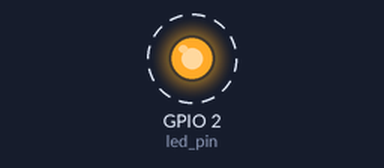
Recording of a sketch running on a simulated ESP32. Shown: output pins drawn as LEDs (lit = HIGH). Dashed ring = blinking.

Above: at 0.2 s.
Timing chart, 0 to 3.0 s (numbered marks = the images above):
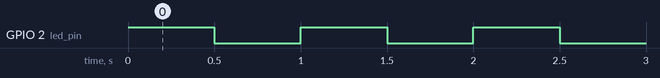

Measured:
- by itself, GPIO 2 (led_pin): alternates HIGH for 0.50 s and LOW for 0.50 s

The sketch:

FreeRTOS_Blinky.ino
```cpp
// (licence header left out)
// We want to use only core 1 for this example exercise
// CONFIG_FREERTOS_UNICORE is defined in sdkconfig.h

#if CONFIG_FREERTOS_UNICORE
static const BaseType_t app_cpu = 0;
#else
static const BaseType_t app_cpu = 1;
#endif

// pin to be used
static const int led_pin = LED_BUILTIN;

// task: blink a (built in) led
void toggleLed(void *param) {
  while(1) {
    digitalWrite(led_pin, HIGH);

    // FreeRTOS default defines the tick period to 1ms (portTICK_PERIOD_MS == 1)
    // vTaskDelay expects number of ticks, not ms. Divide desired number of ticks
    // by tick period (i.e. we wat our delay to be 500ms)
    vTaskDelay(500 / portTICK_PERIOD_MS);
    digitalWrite(led_pin, LOW);
    vTaskDelay(500 / portTICK_PERIOD_MS);
  }
}

// setup() and loop() run as their own tasks with priority one on core one on the
// ESP32. Thus they might override other tasks we create if they have lower priority
void setup() {
  pinMode(led_pin, OUTPUT);
  xTaskCreatePinnedToCore(
    toggleLed,
    "Toggle LED",   // task name
    1024,           // stack size for this task, minimum stack size is defined in
                    // FreeRTOSConfig.h (min stack size is size needed for empty task
                    // + overhead that the task scheduler needs)
    NULL,           // parameter to task
    1,              // task priority -> higher #, higher priority
    NULL,           // task handle
    app_cpu);       // run task on one core (ESP32)

  // if this was vanilla FreeRTOS, we'd have to cakll vTaskStartScheduler() in main
  // after setup is complete. On ESP32 this is called for us
}

void loop() {

}
```
